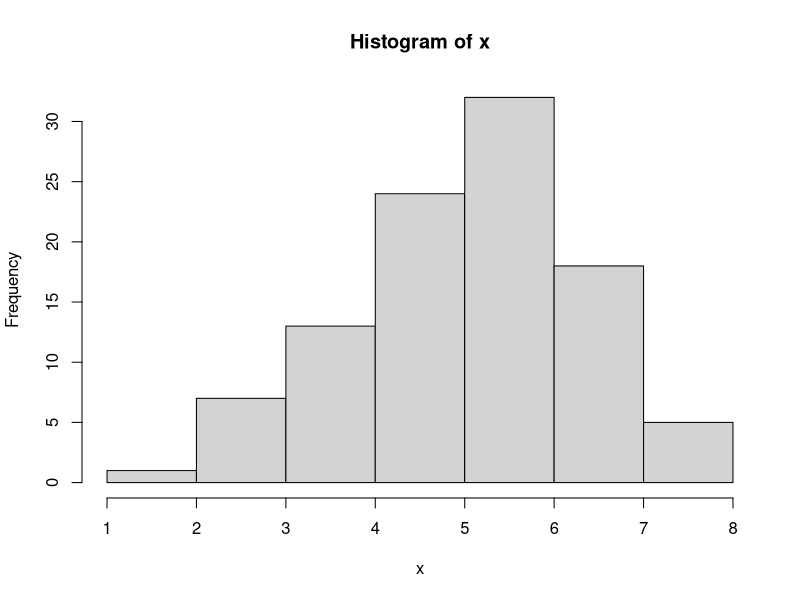
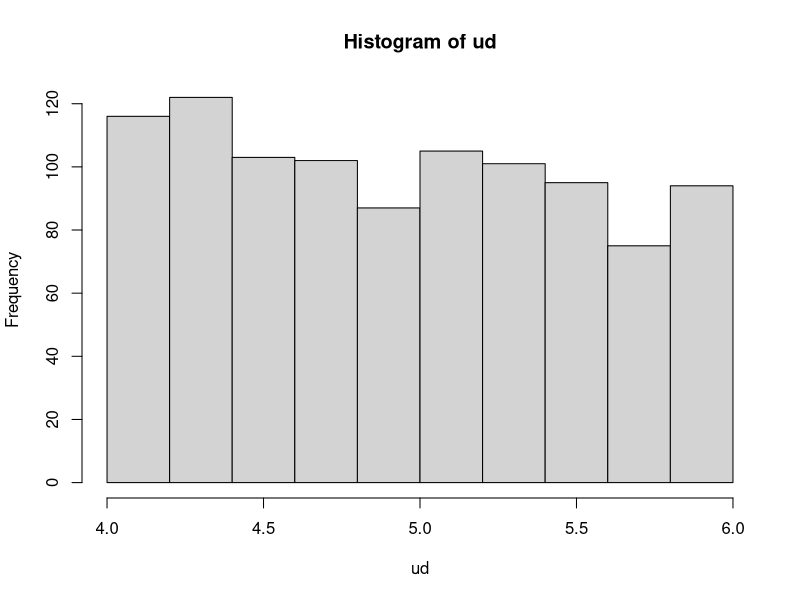
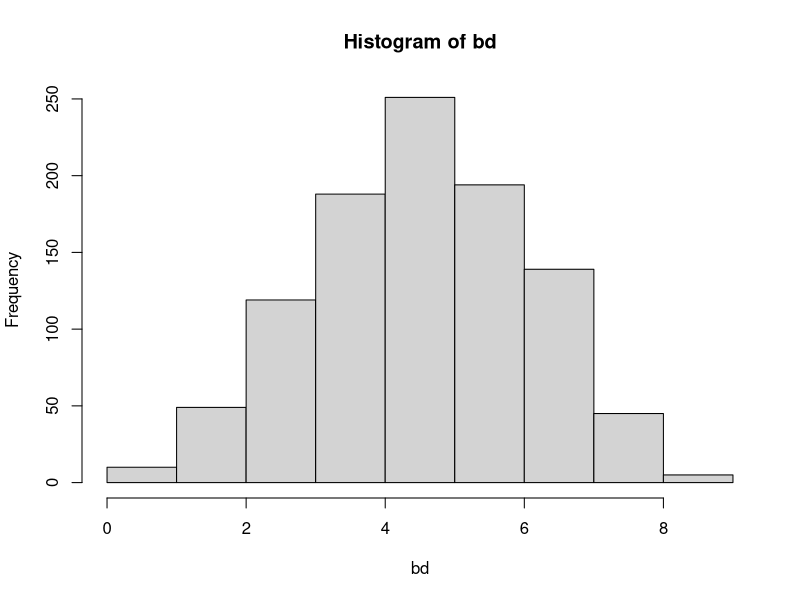
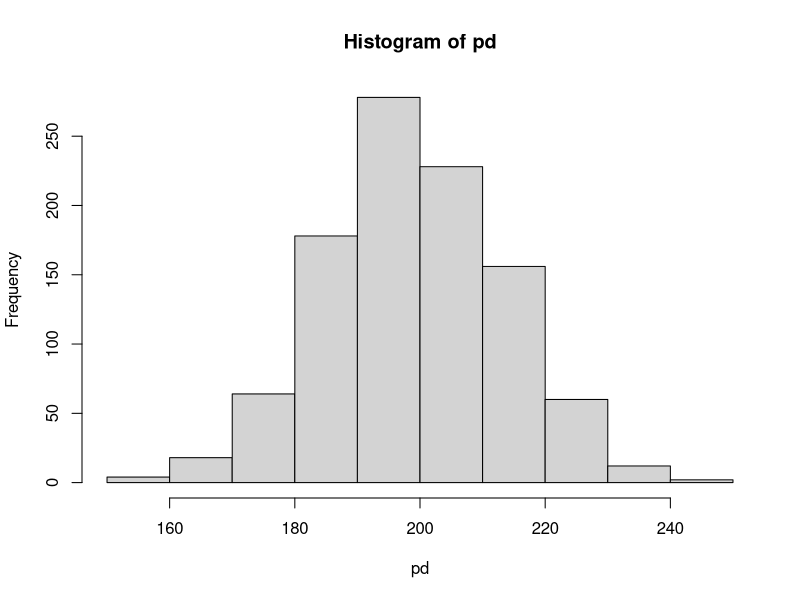
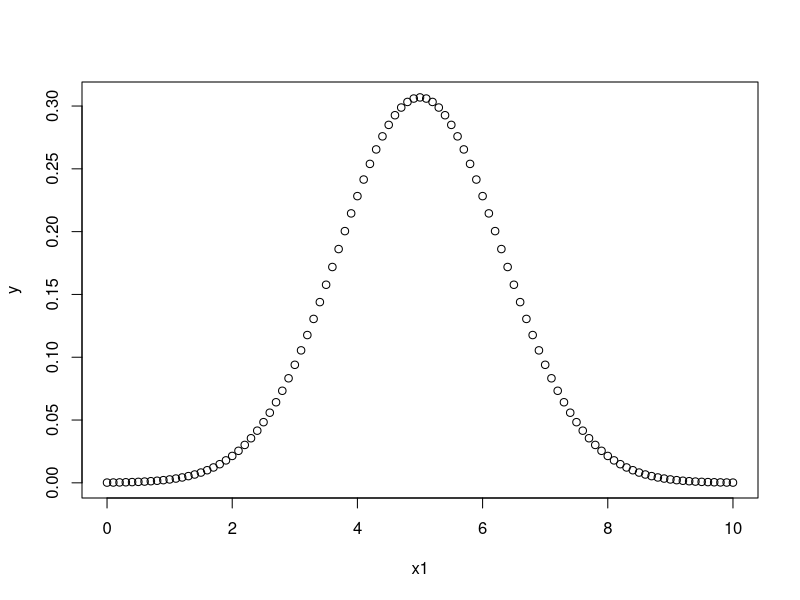
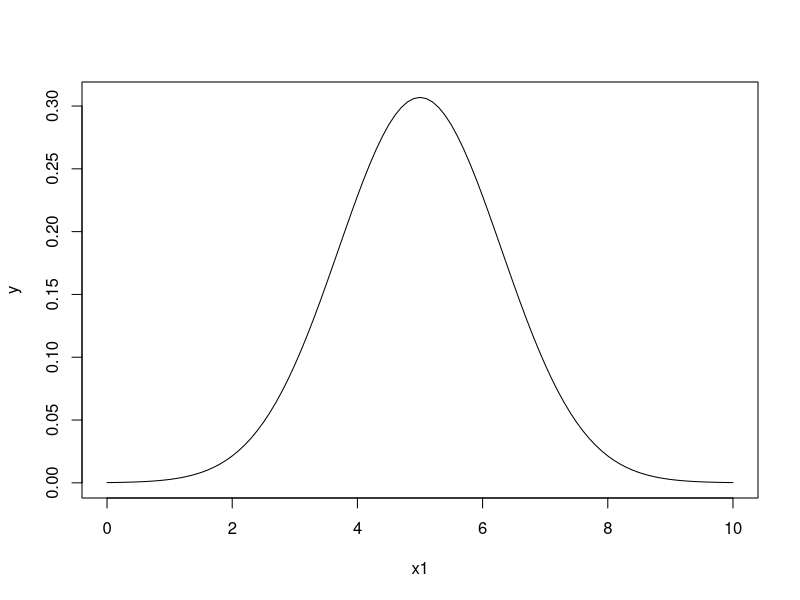
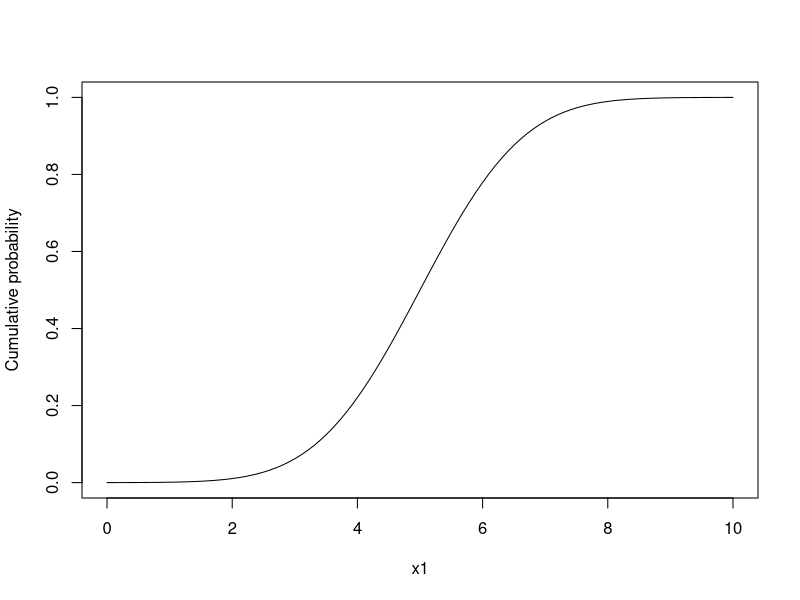

The R source for these figures, in order:
## ---- chunk 1
# This is where you set global options (leave as-is)
knitr::opts_chunk$set(echo = TRUE)
## ---- chunk 2
data(chickwts)
head(chickwts)
## ---- chunk 3
my.mat <- matrix(1:30, ncol = 10, nrow = 3)
my.mat
## ---- chunk 4
# Accessing matricies are a little different -- must silce

# First row
my.mat[1, ]

# Second column
my.mat[, 2]

# Row 1 column 2
my.mat[1, 2]

# Eow 2, column 4
my.mat[2, 4]
## ---- chunk 5
dim(my.mat)
nrow(my.mat)
ncol(my.mat)
## ---- chunk 6
data(cars)
head(cars)
sapply(cars, FUN = mean)
## ---- chunk 7
for (i in 1:10) {
  print(i)
}
## ---- chunk 8
i <- 0
for (i in 1:10) {
  # The "i" inside of this loop, shown in the instructions, is not necessary 
}

i
## ---- chunk 9
sapply(cars, FUN = mean)
## ---- chunk 10
for (i in 1:ncol(cars)) {
  print(mean(cars[,i]))
}
## ---- chunk 11
for (i in 1:ncol(cars)) {
  print((c(colnames(cars)[i], mean(cars[,i]))))
}
## ---- chunk 12
for (i in 1:5) {
  for (j in c("a", "b", "c", "d", "e")) {
    print(paste(i, j))
  }
}
## ---- chunk 13
output_matrix <- matrix(nrow = 5, ncol = 5) 
output_matrix
j_letter <- c("a", "b", "c", "d", "e")

for (i in 1:5) {
  for (j in 1:5) {
    temp_output <- paste(i, j_letter[j])
    output_matrix[i,j] <- temp_output
  }
}
output_matrix

## ---- chunk 14
x <- seq(0, 1, by = 0.1)
x
y <- seq(0, 100, by = 20)
z <- matrix(NA, nrow = length(x), ncol = length(y))
z
length(x)
length(y)


for (i in 1:length(x)) {
  for (j in 1:length(y)) {
    z[i,j] <- (10*x[i]^2) + sqrt(y[j])
  }
}

z
## ---- chunk 15
thingy <- c(1,2,3,4)

for (i in thingy) {
  print(i)
}
## ---- chunk 16
input <- 100:120
length(input)
## ---- chunk 17
output <- numeric(length(input))
output
## ---- chunk 18
for (i in 1:length(output)) {
  output[i] <- input[i] * 5 + 1
}
output
## ---- chunk 19
input * 5 + 1
## ---- chunk 20
# Normal distribution
x <- rnorm(100, mean = 5, sd = 1.3)
hist(x)
## ---- chunk 21
ud <- runif(n = 1000, min = 4, max = 6)
hist(ud)
## ---- chunk 22
# Like rolling a 10-sided dice 1000 times and having a 50% chance of success
bd <- rbinom(n = 1000, size = 10, p = 0.5)
hist(bd)
## ---- chunk 23
choose(4,2)
## ---- chunk 24
# Poisson distribution
pd <- rpois(n = 1000, lambda = 200)
hist(pd)
## ---- chunk 25
# Probability of getting a 5 from a normal distribution when the mean is 5
dnorm(x = 5, mean = 5, sd = 1.3)
dnorm(5, mean = 5, sd = 0.1)
dnorm(5, mean = 5, sd = 1.3)
dnorm(1, mean = 5, sd = 1.3)
x1 <- seq(0, 10, by = 0.1)
y <- dnorm(x1, mean = 5, sd = 1.3)
plot(x1, y)
plot(x1, y, type = "l")
## ---- chunk 26
dbinom(x = 2, size = 10, prob = 0.5)
## ---- chunk 27
dbinom(2, size = 10, 1/6)
## ---- chunk 28
x1 <- seq(0, 10, by = 0.1) 
y2 <- pnorm(x1, mean = 5, sd = 1.3)
plot(x1, y2, type = "l", ylab = "Cumulative probability")
## ---- chunk 29
pnorm(2, mean = 5, sd = 1.3)
pnorm(8, mean = 5, sd = 1.3, lower.tail = FALSE)
## ---- chunk 30
# 2 trailed
2* pnorm(8, mean = 5, sd = 1.3, lower.tail = FALSE)
## ---- chunk 31
# Observed 2 or fewer heads from 10 coin flips
dbinom(2, 10, p = 0.5) + dbinom(1, 10, p = 0.5) + dbinom(0, 10, p = 0.5)
pbinom(2, 10, p = 0.5)
## ---- chunk 32
dbinom(8, 10, 0.5) + dbinom(9, 10, 0.5) + dbinom(10, 10, p = 0.5) 
# 8 and above
pbinom(7, 10, p = 0.5, lower.tail = FALSE)
## ---- chunk 33
pbinom(0, size = 10, p = 0.5) * 2
## ---- chunk 34
x <- 4 
if(x > 9) {
  print("X is greater than or equal to 9")
} else {
  print("x is less than 9")
}

